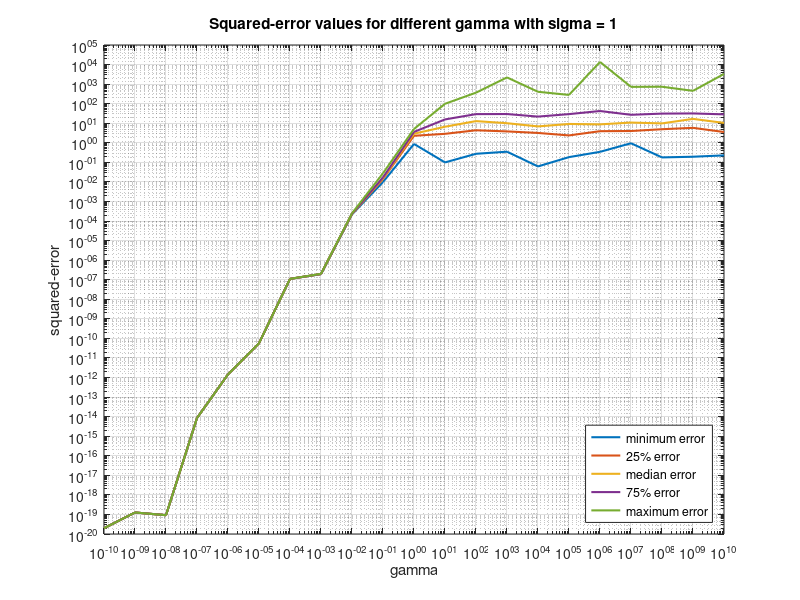

Write the MATLAB code that produced this figure.
% EECE5644 Exam1 Question 3
clear all, close all

% parameters
d = 4; % dimension of paramter
N = 10; % # of samples
M = 100; % # of tests
K = 21; % # of gamma
a = -1; b = 1; % range of x distribution
sigma = 1;

% for Index = 1:4
%     sigma = 10^(2*(Index-3)+1);
%     errorPlot(d,N,M,K,a,b,sigma,Index)
% end

% function errorPlot(d,N,M,K,a,b,sigma,Index)
% error
e = zeros(M,1);
e_max = zeros(K,1);
e_min = zeros(K,1);
e_25 = zeros(K,1);
e_75 = zeros(K,1);
e_med = zeros(K,1);
gamma = zeros(K,1);

for k = 1:K
    
    gamma(k) = 10^(k-(K+1)/2);
    
    % w
    w = zeros(d,1);
    r = a + (b-a).*rand(d-1,1);
    w(1) = mvnrnd(0,gamma(k)^2);
    w(2) = -w(1)*(r(1)+r(2)+r(3));
    w(3) = w(1)*(r(1)*r(2)+r(2)*r(3)+r(3)*r(1));
    w(4) = -w(1)*r(1)*r(2)*r(3);

    for j = 1:M
        % v distribution
        x = a + (b-a).*rand(N,1);
        v = mvnrnd(0,sigma^2,N);

        % y distribution
        y = (w'*[x.^3 x.^2 x ones(N,1)]')'+v;

        % MAP estimation
        temp1 = zeros(d,d);
        for i = 1:N
            temp1 = temp1 + [x(i)^3 x(i)^2 x(i) 1]'*[x(i)^3 x(i)^2 x(i) 1];
        end
        A = gamma(k)^2*temp1 + sigma^2*eye(d);
        temp2 = zeros(d,1);
        for i = 1:N
            temp2 = temp2 + y(i)*[x(i)^3 x(i)^2 x(i) 1]';
        end
        B = temp2*gamma(k)^2;
        w_MAP = A\B;

        e(j) = norm(w_MAP-w)^2;
    end

    e_max(k) = max(e);
    e_min(k) = min(e);
    e_25(k) = prctile(e,25);
    e_75(k) = prctile(e,75);
    e_med(k) = median(e);

end

figure(3)
% subplot(2,2,Index)
loglog(gamma,e_min,'LineWidth',1.5)
grid on
hold on
loglog(gamma,e_25,'LineWidth',1.5)
loglog(gamma,e_med,'LineWidth',1.5)
loglog(gamma,e_75,'LineWidth',1.5)
loglog(gamma,e_max,'LineWidth',1.5)

xlabel('gamma')
ylabel('squared-error')
legend('minimum error','25% error','median error','75% error','maximum error','Location','southeast')
title(['Squared-error values for different gamma with sigma = ' num2str(sigma)])
hold off
% end
